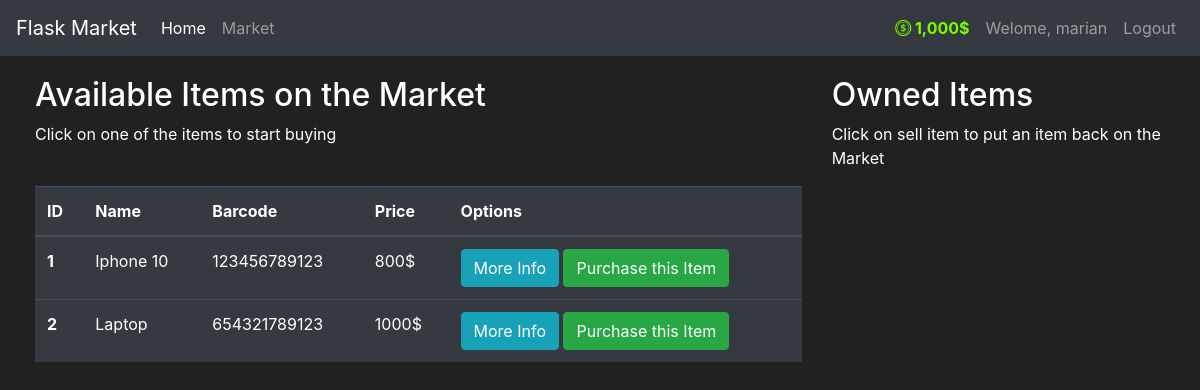
Page /market (signed in) on the committed database.
### market/models.py (models this page shows, shortened)
class User(db.Model, UserMixin):
    id = db.Column(db.Integer(), primary_key=True)
    username = db.Column(db.String(length=30),unique=True, nullable=False)
    email_address = db.Column(db.String(length=50), unique=True, nullable=False)
    password_hash = db.Column(db.String(length=60), nullable=False)
    budget = db.Column(db.Integer(), nullable=False, default=1000)
    items = db.relationship('Item', backref='owned_user', lazy=True)
    @property
    def prettier_budget(self):
        if len(str(self.budget)) >= 4:
            return f"{str(self.budget)[:-3]},{str(self.budget)[-3:]}$"
        else:
            return f"{self.budget}$"
    @property
    def password(self):
        return self.password

class Item(db.Model):
    id = db.Column(db.Integer(), primary_key=True)
    name = db.Column(db.String(length=30), nullable=False, unique=True)
    price = db.Column(db.Integer(), nullable=False)
    barcode = db.Column(db.String(length=12), nullable=False, unique=True)
    description = db.Column(db.String(length=1024), nullable=False, unique=True)
    owner = db.Column(db.Integer(), db.ForeignKey('user.id'))

### market/routes.py (the view, shortened to what this page needs)
@app.route('/market', methods=['GET', 'POST'])
@login_required
def market_page():
    purchase_form = PurchaseItemForm()
    selling_form = SellItemForm()
    if request.method == "GET":
        items = Item.query.filter_by(owner=None)
        owned_items = Item.query.filter_by(owner=current_user.id)
        return render_template('market.html', items=items, purchase_form=purchase_form,selling_form=selling_form, owned_items=owned_items)

### market/models.py (called while the page is built)
@login_manager.user_loader
def load_user(user_id):
    return User.query.get(int(user_id))

### market/templates/market.html (shortened to what this page needs)
{% extends 'base.html' %}
{% block content %}
<div class="row" style="margin-top: 20px; margin-left: 20px;">
   <div class="col-8">
      <h2>Available Items on the Market</h2>
      <p>Click on one of the items to start buying</p>
      <br>
      <table class="table table-hover table-dark">
         <thead>
            <tr>
               <th scope="col">ID</th>
               <th scope="col">Name</th>
               <th scope="col">Barcode</th>
               <th scope="col">Price</th>
               <th scope="col">Options</th>
            </tr>
         </thead>
         <tbody>
            {% for item in items%}
            <tr>
               <th scope="row">{{ item.id }}</th>
               <td>{{ item.name }}</td>
               <td>{{ item.barcode }}</td>
               <td>{{ item.price }}$</td>
               <td>
                  <button class="btn btn-outline btn-info" data-toggle="modal" data-target="#Modal-MoreInfo-{{ item.id }}">More Info</button>
                  <button class="btn btn-outline btn-success" data-toggle="modal" data-target="#Modal-PurchaseConfirm-{{ item.id }}">Purchase this Item</button>
               </td>
            </tr>
            {% endfor %}
         </tbody>
      </table>
   </div>
   <div class="col-4">
      <h2>Owned Items </h2>
      <p>Click on sell item to put an item back on the Market</p>
      <br>
</div>
</div>
{% endblock %}

### market/templates/base.html (shortened to what this page needs)
<!doctype html>
<html lang="en">
  <head>
    <link rel="stylesheet" href="https://cdn.jsdelivr.net/npm/bootstrap@4.5.3/dist/css/bootstrap.min.css">
    <link rel="stylesheet" href="https://cdn.jsdelivr.net/npm/bootstrap-icons/font/bootstrap-icons.css">
  </head>
  <body>
    <nav class="navbar navbar-expand-lg navbar-dark bg-dark">
      <a class="navbar-brand" href="#">Flask Market</a>
      <div class="collapse navbar-collapse" id="navbarSupportedContent">
        <ul class="navbar-nav mr-auto">
          <li class="nav-item active">
            <a class="nav-link" href="{{ url_for('home_page') }}">Home <span class="sr-only">(current)</span></a>
          </li>
          <li class="nav-item">
            <a class="nav-link" href="{{ url_for('market_page')}}">Market</a>
          </li>
        </ul>
        {% if current_user.is_authenticated %}
          <ul class="navbar-nav">
            <li class="nav-item">
              <a class="nav-link" style="color: lawngreen; font-weight: bold">
                <i class="bi bi-coin"></i>
                {{current_user.prettier_budget }}
              </a>
            </li>
            <li class="nav-item">
              <a class="nav-link">Welome, {{current_user.username }}</a>
            </li>
            <li class="nav-item">
              <a class="nav-link" href="{{ url_for('logout_page') }}">Logout</a>
            </li>
          </ul>
        {% endif %}
      </div>
    </nav>
    {% block content %}
    {% endblock %}
  </body>
</html>

### market/templates/base.html (style rules this page uses)
body { background-color: #212121; color: white }

### rows in the picture
User: prettier_budget "1,000$", username "marian"
Item: id "1", name "Iphone 10", barcode "123456789123", price "800"
Item: id "2", name "Laptop", barcode "654321789123", price "1000"
